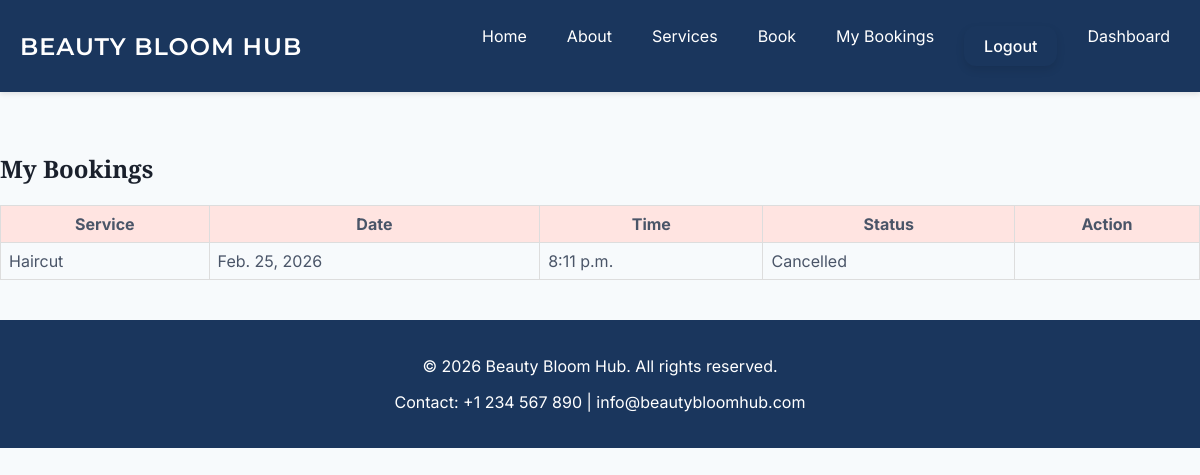
Screenshot of /booking-history/ (signed in) with the database file from the repository.
### salon/models.py (models this page shows, shortened)
class Booking(models.Model):
    customer = models.ForeignKey(User, on_delete=models.CASCADE)
    service = models.ForeignKey(Service, on_delete=models.CASCADE)
    date = models.DateField()
    time = models.TimeField()
    created_at = models.DateTimeField(auto_now_add=True)
    STATUS_CHOICES = [
        ('pending', 'Pending'),
        ('confirmed', 'Confirmed'),
        ('completed', 'Completed'),
        ('cancelled', 'Cancelled'),
    ]
    status = models.CharField(max_length=10, choices=STATUS_CHOICES, default='pending')

class Service(models.Model):
    name = models.CharField(max_length=100)
    description = models.TextField(blank=True)
    price = models.DecimalField(max_digits=6, decimal_places=2)
    icon = models.CharField(max_length=50, blank=True, help_text="CSS class for icon if using font icons")
    image = models.ImageField(upload_to='services/', blank=True, null=True)

### salon/views.py (the view)
# urls.py: path('booking-history/', views.booking_history, name='booking_history'),
@login_required
def booking_history(request):
    bookings = Booking.objects.filter(customer=request.user).order_by('-created_at').select_related('feedback')
    return render(request, 'salon/booking_history.html', {'bookings': bookings})

### salon/templates/salon/booking_history.html (shortened to what this page needs)
{% extends 'salon/base.html' %}
{% block content %}
<section class="booking-history">
    <h2>My Bookings</h2>
    <table class="bookings-table">
        <thead>
            <tr>
                <th>Service</th>
                <th>Date</th>
                <th>Time</th>
                <th>Status</th>
                <th>Action</th>
            </tr>
        </thead>
        <tbody>
            {% for booking in bookings %}
                <tr>
                    <td>{{ booking.service.name }}</td>
                    <td>{{ booking.date }}</td>
                    <td>{{ booking.time }}</td>
                    <td>{{ booking.get_status_display }}</td>
                    <td>
                    </td>
                </tr>
            {% empty %}
                <tr><td colspan="5">You have no bookings.</td></tr>
            {% endfor %}
        </tbody>
    </table>
</section>
{% endblock %}

### salon/static/salon/css/style.css (style rules this page uses)
:root { --primary-color: #1a365d; --accent-color: #d69e2e; --bg-color: #f7fafc; --text-color: #4a5568; --heading-color: #1a202c; --secondary-accent: #38b2ac; }
body { margin: 0; font-family: 'Inter', sans-serif; background: var(--bg-color) url('../images/bg-pattern.jpg') repeat; color: var(--text-color); }
h1, h2, h3, h4, h5, h6 { font-family: 'Playfair Display', serif; color: var(--heading-color); }
.bookings-table { width: 100%; border-collapse: collapse; }
.bookings-table th, .bookings-table td { border: 1px solid #ddd; padding: 8px; }
.bookings-table th { background: #ffe4e1; }
section { padding: 40px 0; }

### rows the page displays
Booking: service.name "Haircut", date "Feb. 25, 2026", time "8:11 p.m.", status "Cancelled"
